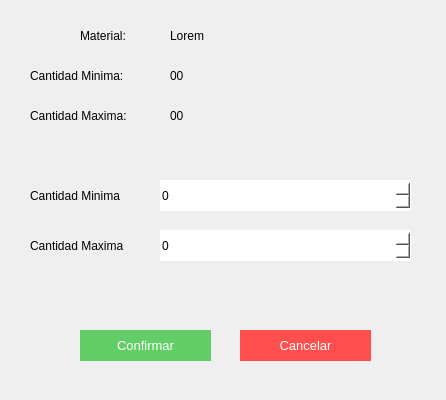
<?xml version="1.0" encoding="UTF-8"?>
<ui version="4.0">
 <class>Form</class>
 <widget class="QWidget" name="Form">
  <property name="geometry">
   <rect>
    <x>0</x>
    <y>0</y>
    <width>446</width>
    <height>400</height>
   </rect>
  </property>
  <property name="windowTitle">
   <string>Form</string>
  </property>
  <widget class="QLabel" name="label_4">
   <property name="geometry">
    <rect>
     <x>80</x>
     <y>20</y>
     <width>71</width>
     <height>31</height>
    </rect>
   </property>
   <property name="styleSheet">
    <string notr="true">font: 11pt &quot;MS Shell Dlg 2&quot;;
text-align:center;</string>
   </property>
   <property name="text">
    <string>Material:</string>
   </property>
  </widget>
  <widget class="QLabel" name="label_5">
   <property name="geometry">
    <rect>
     <x>30</x>
     <y>60</y>
     <width>111</width>
     <height>31</height>
    </rect>
   </property>
   <property name="styleSheet">
    <string notr="true">font: 11pt &quot;MS Shell Dlg 2&quot;;
text-align:center;</string>
   </property>
   <property name="text">
    <string>Cantidad Minima:</string>
   </property>
  </widget>
  <widget class="QLabel" name="label_6">
   <property name="geometry">
    <rect>
     <x>30</x>
     <y>100</y>
     <width>121</width>
     <height>31</height>
    </rect>
   </property>
   <property name="styleSheet">
    <string notr="true">font: 11pt &quot;MS Shell Dlg 2&quot;;
text-align:center;</string>
   </property>
   <property name="text">
    <string>Cantidad Maxima:</string>
   </property>
  </widget>
  <widget class="QLabel" name="se_label_1">
   <property name="geometry">
    <rect>
     <x>170</x>
     <y>20</y>
     <width>241</width>
     <height>31</height>
    </rect>
   </property>
   <property name="styleSheet">
    <string notr="true">font: 11pt &quot;MS Shell Dlg 2&quot;;
text-align:center;</string>
   </property>
   <property name="text">
    <string>Lorem</string>
   </property>
  </widget>
  <widget class="QLabel" name="se_label_2">
   <property name="geometry">
    <rect>
     <x>170</x>
     <y>60</y>
     <width>251</width>
     <height>31</height>
    </rect>
   </property>
   <property name="styleSheet">
    <string notr="true">font: 11pt &quot;MS Shell Dlg 2&quot;;
text-align:center;</string>
   </property>
   <property name="text">
    <string>00</string>
   </property>
  </widget>
  <widget class="QLabel" name="se_label_3">
   <property name="geometry">
    <rect>
     <x>170</x>
     <y>100</y>
     <width>241</width>
     <height>31</height>
    </rect>
   </property>
   <property name="styleSheet">
    <string notr="true">font: 11pt &quot;MS Shell Dlg 2&quot;;
text-align:center;</string>
   </property>
   <property name="text">
    <string>00</string>
   </property>
  </widget>
  <widget class="QLabel" name="label_10">
   <property name="geometry">
    <rect>
     <x>30</x>
     <y>230</y>
     <width>111</width>
     <height>31</height>
    </rect>
   </property>
   <property name="styleSheet">
    <string notr="true">font: 11pt &quot;MS Shell Dlg 2&quot;;
text-align:center;</string>
   </property>
   <property name="text">
    <string>Cantidad Maxima</string>
   </property>
  </widget>
  <widget class="QLabel" name="label_11">
   <property name="geometry">
    <rect>
     <x>30</x>
     <y>180</y>
     <width>111</width>
     <height>31</height>
    </rect>
   </property>
   <property name="styleSheet">
    <string notr="true">font: 11pt &quot;MS Shell Dlg 2&quot;;
text-align:center;</string>
   </property>
   <property name="text">
    <string>Cantidad Minima</string>
   </property>
  </widget>
  <widget class="QPushButton" name="se_btn_confirmar">
   <property name="geometry">
    <rect>
     <x>80</x>
     <y>330</y>
     <width>131</width>
     <height>31</height>
    </rect>
   </property>
   <property name="styleSheet">
    <string notr="true">background-color: rgb(99, 206, 104);
color:white;
font-size:10pt;
border:none;</string>
   </property>
   <property name="text">
    <string>Confirmar</string>
   </property>
  </widget>
  <widget class="QPushButton" name="se_btn_cancelar">
   <property name="geometry">
    <rect>
     <x>240</x>
     <y>330</y>
     <width>131</width>
     <height>31</height>
    </rect>
   </property>
   <property name="styleSheet">
    <string notr="true">color:white;
font-size:10pt;
border:none;
background-color:#ff4e4e;</string>
   </property>
   <property name="text">
    <string>Cancelar</string>
   </property>
  </widget>
  <widget class="QSpinBox" name="se_input_2">
   <property name="geometry">
    <rect>
     <x>160</x>
     <y>230</y>
     <width>251</width>
     <height>31</height>
    </rect>
   </property>
   <property name="styleSheet">
    <string notr="true">border:none;
background-color: rgb(255, 255, 255);
font: 11pt &quot;MS Shell Dlg 2&quot;;</string>
   </property>
  </widget>
  <widget class="QSpinBox" name="se_input_1">
   <property name="geometry">
    <rect>
     <x>160</x>
     <y>180</y>
     <width>251</width>
     <height>31</height>
    </rect>
   </property>
   <property name="styleSheet">
    <string notr="true">border:none;
background-color: rgb(255, 255, 255);
font: 11pt &quot;MS Shell Dlg 2&quot;;</string>
   </property>
  </widget>
 </widget>
 <resources/>
 <connections/>
</ui>
